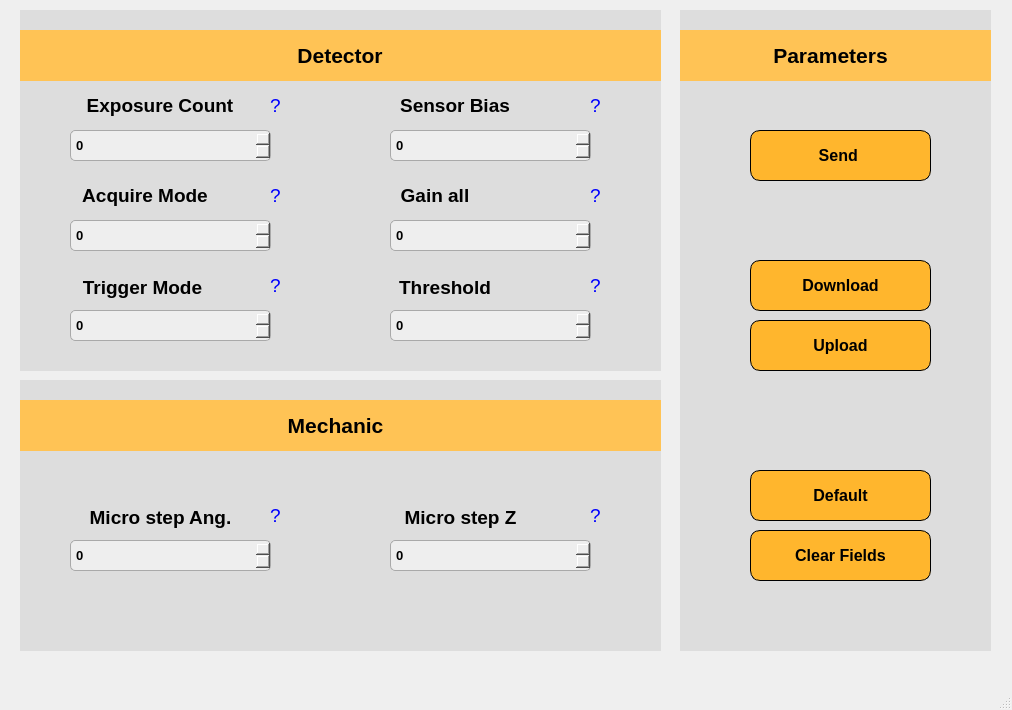
<?xml version="1.0" encoding="UTF-8"?>
<ui version="4.0">
 <class>MainWindow</class>
 <widget class="QMainWindow" name="MainWindow">
  <property name="geometry">
   <rect>
    <x>0</x>
    <y>0</y>
    <width>1012</width>
    <height>710</height>
   </rect>
  </property>
  <property name="minimumSize">
   <size>
    <width>1012</width>
    <height>710</height>
   </size>
  </property>
  <property name="maximumSize">
   <size>
    <width>1012</width>
    <height>710</height>
   </size>
  </property>
  <property name="windowTitle">
   <string>Advanced Settings</string>
  </property>
  <property name="locale">
   <locale language="English" country="UnitedStates"/>
  </property>
  <widget class="QWidget" name="centralwidget">
   <widget class="QWidget" name="background1" native="true">
    <property name="geometry">
     <rect>
      <x>20</x>
      <y>10</y>
      <width>641</width>
      <height>361</height>
     </rect>
    </property>
    <property name="font">
     <font>
      <family>Segoe UI</family>
      <weight>75</weight>
      <bold>true</bold>
     </font>
    </property>
    <property name="styleSheet">
     <string notr="true">background-color: rgb(221, 221, 221)</string>
    </property>
    <widget class="QWidget" name="detector_background" native="true">
     <property name="geometry">
      <rect>
       <x>0</x>
       <y>20</y>
       <width>641</width>
       <height>51</height>
      </rect>
     </property>
     <property name="layoutDirection">
      <enum>Qt::LeftToRight</enum>
     </property>
     <property name="autoFillBackground">
      <bool>false</bool>
     </property>
     <property name="styleSheet">
      <string notr="true">QWidget {
    background-color: #ffc355; /* cor de fundo amarela */
    /*border-radius: 10px;*/

}
</string>
     </property>
     <widget class="QLabel" name="detector_label">
      <property name="geometry">
       <rect>
        <x>260</x>
        <y>10</y>
        <width>120</width>
        <height>30</height>
       </rect>
      </property>
      <property name="minimumSize">
       <size>
        <width>120</width>
        <height>0</height>
       </size>
      </property>
      <property name="font">
       <font>
        <family>Segoe UI</family>
        <pointsize>16</pointsize>
        <weight>75</weight>
        <bold>true</bold>
       </font>
      </property>
      <property name="layoutDirection">
       <enum>Qt::LeftToRight</enum>
      </property>
      <property name="styleSheet">
       <string notr="true">QLabel {
    border: none;
}
</string>
      </property>
      <property name="text">
       <string>Detector</string>
      </property>
      <property name="alignment">
       <set>Qt::AlignCenter</set>
      </property>
      <property name="wordWrap">
       <bool>false</bool>
      </property>
     </widget>
    </widget>
    <widget class="QLabel" name="acquire_mode">
     <property name="geometry">
      <rect>
       <x>50</x>
       <y>170</y>
       <width>150</width>
       <height>30</height>
      </rect>
     </property>
     <property name="minimumSize">
      <size>
       <width>150</width>
       <height>30</height>
      </size>
     </property>
     <property name="font">
      <font>
       <family>Segoe UI</family>
       <pointsize>14</pointsize>
       <weight>75</weight>
       <bold>true</bold>
      </font>
     </property>
     <property name="layoutDirection">
      <enum>Qt::LeftToRight</enum>
     </property>
     <property name="styleSheet">
      <string notr="true">QLabel {
    border: none;
}
</string>
     </property>
     <property name="text">
      <string>Acquire Mode</string>
     </property>
     <property name="alignment">
      <set>Qt::AlignCenter</set>
     </property>
     <property name="wordWrap">
      <bool>false</bool>
     </property>
    </widget>
    <widget class="QSpinBox" name="input_exposures">
     <property name="geometry">
      <rect>
       <x>50</x>
       <y>120</y>
       <width>201</width>
       <height>31</height>
      </rect>
     </property>
     <property name="font">
      <font>
       <family>Segoe UI</family>
       <pointsize>10</pointsize>
       <weight>75</weight>
       <bold>true</bold>
      </font>
     </property>
     <property name="styleSheet">
      <string notr="true">QSpinBox {
    background-color: rgb(238, 238, 238);
    border: 1px solid #a9a9a9;
    border-radius: 5px; 
    padding: 1px 3px; 
}


</string>
     </property>
     <property name="minimum">
      <number>-999999999</number>
     </property>
     <property name="maximum">
      <number>999999999</number>
     </property>
    </widget>
    <widget class="QSpinBox" name="input_acquire">
     <property name="geometry">
      <rect>
       <x>50</x>
       <y>210</y>
       <width>201</width>
       <height>31</height>
      </rect>
     </property>
     <property name="font">
      <font>
       <family>Segoe UI</family>
       <pointsize>10</pointsize>
       <weight>75</weight>
       <bold>true</bold>
      </font>
     </property>
     <property name="styleSheet">
      <string notr="true">QSpinBox {
    background-color: rgb(238, 238, 238);
    border: 1px solid #a9a9a9;
    border-radius: 5px; 
    padding: 1px 3px; 
}


</string>
     </property>
     <property name="minimum">
      <number>-999999999</number>
     </property>
     <property name="maximum">
      <number>999999999</number>
     </property>
    </widget>
    <widget class="QLabel" name="exposure_count">
     <property name="geometry">
      <rect>
       <x>50</x>
       <y>80</y>
       <width>180</width>
       <height>30</height>
      </rect>
     </property>
     <property name="minimumSize">
      <size>
       <width>150</width>
       <height>30</height>
      </size>
     </property>
     <property name="font">
      <font>
       <family>Segoe UI</family>
       <pointsize>14</pointsize>
       <weight>75</weight>
       <bold>true</bold>
      </font>
     </property>
     <property name="layoutDirection">
      <enum>Qt::LeftToRight</enum>
     </property>
     <property name="styleSheet">
      <string notr="true">QLabel {
    border: none;
}
</string>
     </property>
     <property name="text">
      <string>Exposure Count</string>
     </property>
     <property name="alignment">
      <set>Qt::AlignCenter</set>
     </property>
     <property name="wordWrap">
      <bool>false</bool>
     </property>
    </widget>
    <widget class="QPushButton" name="discr_exposures">
     <property name="geometry">
      <rect>
       <x>240</x>
       <y>80</y>
       <width>31</width>
       <height>31</height>
      </rect>
     </property>
     <property name="font">
      <font>
       <family>Segoe UI</family>
       <pointsize>14</pointsize>
       <weight>50</weight>
       <bold>false</bold>
      </font>
     </property>
     <property name="styleSheet">
      <string notr="true">QPushButton {
    border: none; /* Remove a borda */
    background-color: transparent; /* Fundo transparente */
    color: blue; /* Cor do texto em azul */
}
</string>
     </property>
     <property name="text">
      <string>?</string>
     </property>
    </widget>
    <widget class="QPushButton" name="discr_acquire_mode">
     <property name="geometry">
      <rect>
       <x>240</x>
       <y>170</y>
       <width>31</width>
       <height>31</height>
      </rect>
     </property>
     <property name="font">
      <font>
       <family>Segoe UI</family>
       <pointsize>14</pointsize>
       <weight>50</weight>
       <bold>false</bold>
      </font>
     </property>
     <property name="styleSheet">
      <string notr="true">QPushButton {
    border: none; /* Remove a borda */
    background-color: transparent; /* Fundo transparente */
    color: blue; /* Cor do texto em azul */
}
</string>
     </property>
     <property name="text">
      <string>?</string>
     </property>
    </widget>
    <widget class="QPushButton" name="discr_sensor_bias">
     <property name="geometry">
      <rect>
       <x>560</x>
       <y>80</y>
       <width>31</width>
       <height>31</height>
      </rect>
     </property>
     <property name="font">
      <font>
       <family>Segoe UI</family>
       <pointsize>14</pointsize>
       <weight>50</weight>
       <bold>false</bold>
      </font>
     </property>
     <property name="styleSheet">
      <string notr="true">QPushButton {
    border: none; /* Remove a borda */
    background-color: transparent; /* Fundo transparente */
    color: blue; /* Cor do texto em azul */
}
</string>
     </property>
     <property name="text">
      <string>?</string>
     </property>
    </widget>
    <widget class="QLabel" name="sensor_bias">
     <property name="geometry">
      <rect>
       <x>370</x>
       <y>80</y>
       <width>130</width>
       <height>30</height>
      </rect>
     </property>
     <property name="minimumSize">
      <size>
       <width>130</width>
       <height>30</height>
      </size>
     </property>
     <property name="font">
      <font>
       <family>Segoe UI</family>
       <pointsize>14</pointsize>
       <weight>75</weight>
       <bold>true</bold>
      </font>
     </property>
     <property name="layoutDirection">
      <enum>Qt::LeftToRight</enum>
     </property>
     <property name="styleSheet">
      <string notr="true">QLabel {
    border: none;
}
</string>
     </property>
     <property name="text">
      <string>Sensor Bias</string>
     </property>
     <property name="alignment">
      <set>Qt::AlignCenter</set>
     </property>
     <property name="wordWrap">
      <bool>false</bool>
     </property>
    </widget>
    <widget class="QSpinBox" name="input_sensor">
     <property name="geometry">
      <rect>
       <x>370</x>
       <y>120</y>
       <width>201</width>
       <height>31</height>
      </rect>
     </property>
     <property name="font">
      <font>
       <family>Segoe UI</family>
       <pointsize>10</pointsize>
       <weight>75</weight>
       <bold>true</bold>
      </font>
     </property>
     <property name="styleSheet">
      <string notr="true">QSpinBox {
    background-color: rgb(238, 238, 238);
    border: 1px solid #a9a9a9;
    border-radius: 5px; 
    padding: 1px 3px; 
}


</string>
     </property>
     <property name="minimum">
      <number>-999999999</number>
     </property>
     <property name="maximum">
      <number>999999999</number>
     </property>
    </widget>
    <widget class="QSpinBox" name="input_threshold">
     <property name="geometry">
      <rect>
       <x>370</x>
       <y>300</y>
       <width>201</width>
       <height>31</height>
      </rect>
     </property>
     <property name="font">
      <font>
       <family>Segoe UI</family>
       <pointsize>10</pointsize>
       <weight>75</weight>
       <bold>true</bold>
      </font>
     </property>
     <property name="styleSheet">
      <string notr="true">QSpinBox {
    background-color: rgb(238, 238, 238);
    border: 1px solid #a9a9a9;
    border-radius: 5px; 
    padding: 1px 3px; 
}


</string>
     </property>
     <property name="minimum">
      <number>-999999999</number>
     </property>
     <property name="maximum">
      <number>999999999</number>
     </property>
    </widget>
    <widget class="QLabel" name="gain_all">
     <property name="geometry">
      <rect>
       <x>370</x>
       <y>170</y>
       <width>90</width>
       <height>30</height>
      </rect>
     </property>
     <property name="minimumSize">
      <size>
       <width>90</width>
       <height>30</height>
      </size>
     </property>
     <property name="font">
      <font>
       <family>Segoe UI</family>
       <pointsize>14</pointsize>
       <weight>75</weight>
       <bold>true</bold>
      </font>
     </property>
     <property name="layoutDirection">
      <enum>Qt::LeftToRight</enum>
     </property>
     <property name="styleSheet">
      <string notr="true">QLabel {
    border: none;
}
</string>
     </property>
     <property name="text">
      <string>Gain all</string>
     </property>
     <property name="alignment">
      <set>Qt::AlignCenter</set>
     </property>
     <property name="wordWrap">
      <bool>false</bool>
     </property>
    </widget>
    <widget class="QSpinBox" name="input_gain">
     <property name="geometry">
      <rect>
       <x>370</x>
       <y>210</y>
       <width>201</width>
       <height>31</height>
      </rect>
     </property>
     <property name="font">
      <font>
       <family>Segoe UI</family>
       <pointsize>10</pointsize>
       <weight>75</weight>
       <bold>true</bold>
      </font>
     </property>
     <property name="styleSheet">
      <string notr="true">QSpinBox {
    background-color: rgb(238, 238, 238);
    border: 1px solid #a9a9a9;
    border-radius: 5px; 
    padding: 1px 3px; 
}


</string>
     </property>
     <property name="minimum">
      <number>-999999999</number>
     </property>
     <property name="maximum">
      <number>999999999</number>
     </property>
    </widget>
    <widget class="QPushButton" name="discr_threshold">
     <property name="geometry">
      <rect>
       <x>560</x>
       <y>260</y>
       <width>31</width>
       <height>31</height>
      </rect>
     </property>
     <property name="font">
      <font>
       <family>Segoe UI</family>
       <pointsize>14</pointsize>
       <weight>50</weight>
       <bold>false</bold>
      </font>
     </property>
     <property name="styleSheet">
      <string notr="true">QPushButton {
    border: none; /* Remove a borda */
    background-color: transparent; /* Fundo transparente */
    color: blue; /* Cor do texto em azul */
}
</string>
     </property>
     <property name="text">
      <string>?</string>
     </property>
    </widget>
    <widget class="QPushButton" name="discr_gain_all">
     <property name="geometry">
      <rect>
       <x>560</x>
       <y>170</y>
       <width>31</width>
       <height>31</height>
      </rect>
     </property>
     <property name="font">
      <font>
       <family>Segoe UI</family>
       <pointsize>14</pointsize>
       <weight>50</weight>
       <bold>false</bold>
      </font>
     </property>
     <property name="styleSheet">
      <string notr="true">QPushButton {
    border: none; /* Remove a borda */
    background-color: transparent; /* Fundo transparente */
    color: blue; /* Cor do texto em azul */
}
</string>
     </property>
     <property name="text">
      <string>?</string>
     </property>
    </widget>
    <widget class="QLabel" name="threshold">
     <property name="geometry">
      <rect>
       <x>370</x>
       <y>260</y>
       <width>110</width>
       <height>35</height>
      </rect>
     </property>
     <property name="minimumSize">
      <size>
       <width>110</width>
       <height>35</height>
      </size>
     </property>
     <property name="font">
      <font>
       <family>Segoe UI</family>
       <pointsize>14</pointsize>
       <weight>75</weight>
       <bold>true</bold>
      </font>
     </property>
     <property name="layoutDirection">
      <enum>Qt::LeftToRight</enum>
     </property>
     <property name="styleSheet">
      <string notr="true">QLabel {
    border: none;
}
</string>
     </property>
     <property name="text">
      <string>Threshold</string>
     </property>
     <property name="alignment">
      <set>Qt::AlignCenter</set>
     </property>
     <property name="wordWrap">
      <bool>false</bool>
     </property>
    </widget>
    <widget class="QPushButton" name="discr_trigger_mode">
     <property name="geometry">
      <rect>
       <x>240</x>
       <y>260</y>
       <width>31</width>
       <height>31</height>
      </rect>
     </property>
     <property name="font">
      <font>
       <family>Segoe UI</family>
       <pointsize>14</pointsize>
       <weight>50</weight>
       <bold>false</bold>
      </font>
     </property>
     <property name="styleSheet">
      <string notr="true">QPushButton {
    border: none; /* Remove a borda */
    background-color: transparent; /* Fundo transparente */
    color: blue; /* Cor do texto em azul */
}
</string>
     </property>
     <property name="text">
      <string>?</string>
     </property>
    </widget>
    <widget class="QLabel" name="trigger_mode">
     <property name="geometry">
      <rect>
       <x>50</x>
       <y>260</y>
       <width>145</width>
       <height>35</height>
      </rect>
     </property>
     <property name="minimumSize">
      <size>
       <width>145</width>
       <height>35</height>
      </size>
     </property>
     <property name="font">
      <font>
       <family>Segoe UI</family>
       <pointsize>14</pointsize>
       <weight>75</weight>
       <bold>true</bold>
      </font>
     </property>
     <property name="layoutDirection">
      <enum>Qt::LeftToRight</enum>
     </property>
     <property name="styleSheet">
      <string notr="true">QLabel {
    border: none;
}
</string>
     </property>
     <property name="text">
      <string>Trigger Mode</string>
     </property>
     <property name="alignment">
      <set>Qt::AlignCenter</set>
     </property>
     <property name="wordWrap">
      <bool>false</bool>
     </property>
    </widget>
    <widget class="QSpinBox" name="input_trigger">
     <property name="geometry">
      <rect>
       <x>50</x>
       <y>300</y>
       <width>201</width>
       <height>31</height>
      </rect>
     </property>
     <property name="font">
      <font>
       <family>Segoe UI</family>
       <pointsize>10</pointsize>
       <weight>75</weight>
       <bold>true</bold>
      </font>
     </property>
     <property name="styleSheet">
      <string notr="true">QSpinBox {
    background-color: rgb(238, 238, 238);
    border: 1px solid #a9a9a9;
    border-radius: 5px; 
    padding: 1px 3px; 
}


</string>
     </property>
     <property name="minimum">
      <number>-999999999</number>
     </property>
     <property name="maximum">
      <number>999999999</number>
     </property>
    </widget>
   </widget>
   <widget class="QWidget" name="background2" native="true">
    <property name="geometry">
     <rect>
      <x>20</x>
      <y>380</y>
      <width>641</width>
      <height>271</height>
     </rect>
    </property>
    <property name="styleSheet">
     <string notr="true">background-color: rgb(221, 221, 221)</string>
    </property>
    <widget class="QPushButton" name="discr_micro_z">
     <property name="geometry">
      <rect>
       <x>560</x>
       <y>120</y>
       <width>31</width>
       <height>31</height>
      </rect>
     </property>
     <property name="font">
      <font>
       <family>Segoe UI</family>
       <pointsize>14</pointsize>
       <weight>50</weight>
       <bold>false</bold>
      </font>
     </property>
     <property name="styleSheet">
      <string notr="true">QPushButton {
    border: none; /* Remove a borda */
    background-color: transparent; /* Fundo transparente */
    color: blue; /* Cor do texto em azul */
}
</string>
     </property>
     <property name="text">
      <string>?</string>
     </property>
    </widget>
    <widget class="QLabel" name="micro_step_angular">
     <property name="geometry">
      <rect>
       <x>50</x>
       <y>120</y>
       <width>181</width>
       <height>35</height>
      </rect>
     </property>
     <property name="minimumSize">
      <size>
       <width>130</width>
       <height>35</height>
      </size>
     </property>
     <property name="font">
      <font>
       <family>Segoe UI</family>
       <pointsize>14</pointsize>
       <weight>75</weight>
       <bold>true</bold>
      </font>
     </property>
     <property name="layoutDirection">
      <enum>Qt::LeftToRight</enum>
     </property>
     <property name="styleSheet">
      <string notr="true">QLabel {
    border: none;
}
</string>
     </property>
     <property name="text">
      <string>Micro step Ang.</string>
     </property>
     <property name="alignment">
      <set>Qt::AlignCenter</set>
     </property>
     <property name="wordWrap">
      <bool>false</bool>
     </property>
    </widget>
    <widget class="QPushButton" name="discr_micro_ang">
     <property name="geometry">
      <rect>
       <x>240</x>
       <y>120</y>
       <width>31</width>
       <height>31</height>
      </rect>
     </property>
     <property name="font">
      <font>
       <family>Segoe UI</family>
       <pointsize>14</pointsize>
       <weight>50</weight>
       <bold>false</bold>
      </font>
     </property>
     <property name="styleSheet">
      <string notr="true">QPushButton {
    border: none; /* Remove a borda */
    background-color: transparent; /* Fundo transparente */
    color: blue; /* Cor do texto em azul */
}
</string>
     </property>
     <property name="text">
      <string>?</string>
     </property>
    </widget>
    <widget class="QSpinBox" name="input_microang">
     <property name="geometry">
      <rect>
       <x>50</x>
       <y>160</y>
       <width>201</width>
       <height>31</height>
      </rect>
     </property>
     <property name="font">
      <font>
       <family>Segoe UI</family>
       <pointsize>10</pointsize>
       <weight>75</weight>
       <bold>true</bold>
      </font>
     </property>
     <property name="styleSheet">
      <string notr="true">QSpinBox {
    background-color: rgb(238, 238, 238);
    border: 1px solid #a9a9a9;
    border-radius: 5px; 
    padding: 1px 3px; 
}


</string>
     </property>
     <property name="minimum">
      <number>-999999999</number>
     </property>
     <property name="maximum">
      <number>999999999</number>
     </property>
    </widget>
    <widget class="QSpinBox" name="input_microz">
     <property name="geometry">
      <rect>
       <x>370</x>
       <y>160</y>
       <width>201</width>
       <height>31</height>
      </rect>
     </property>
     <property name="font">
      <font>
       <family>Segoe UI</family>
       <pointsize>10</pointsize>
       <weight>75</weight>
       <bold>true</bold>
      </font>
     </property>
     <property name="styleSheet">
      <string notr="true">QSpinBox {
    background-color: rgb(238, 238, 238);
    border: 1px solid #a9a9a9;
    border-radius: 5px; 
    padding: 1px 3px; 
}


</string>
     </property>
     <property name="prefix">
      <string notr="true"/>
     </property>
     <property name="minimum">
      <number>-999999999</number>
     </property>
     <property name="maximum">
      <number>999999999</number>
     </property>
    </widget>
    <widget class="QLabel" name="micro_step_z">
     <property name="geometry">
      <rect>
       <x>370</x>
       <y>120</y>
       <width>141</width>
       <height>35</height>
      </rect>
     </property>
     <property name="minimumSize">
      <size>
       <width>130</width>
       <height>35</height>
      </size>
     </property>
     <property name="font">
      <font>
       <family>Segoe UI</family>
       <pointsize>14</pointsize>
       <weight>75</weight>
       <bold>true</bold>
      </font>
     </property>
     <property name="layoutDirection">
      <enum>Qt::LeftToRight</enum>
     </property>
     <property name="styleSheet">
      <string notr="true">QLabel {
    border: none;
}
</string>
     </property>
     <property name="text">
      <string>Micro step Z</string>
     </property>
     <property name="alignment">
      <set>Qt::AlignCenter</set>
     </property>
     <property name="wordWrap">
      <bool>false</bool>
     </property>
    </widget>
    <widget class="QWidget" name="mechanic_background_2" native="true">
     <property name="geometry">
      <rect>
       <x>0</x>
       <y>20</y>
       <width>641</width>
       <height>51</height>
      </rect>
     </property>
     <property name="layoutDirection">
      <enum>Qt::LeftToRight</enum>
     </property>
     <property name="autoFillBackground">
      <bool>false</bool>
     </property>
     <property name="styleSheet">
      <string notr="true">QWidget {
    background-color: #ffc355; /* cor de fundo amarela */
    /*border-radius: 10px;*/

}
</string>
     </property>
     <widget class="QLabel" name="mechanic_label_2">
      <property name="geometry">
       <rect>
        <x>250</x>
        <y>10</y>
        <width>131</width>
        <height>30</height>
       </rect>
      </property>
      <property name="minimumSize">
       <size>
        <width>130</width>
        <height>0</height>
       </size>
      </property>
      <property name="font">
       <font>
        <family>Segoe UI</family>
        <pointsize>16</pointsize>
        <weight>75</weight>
        <bold>true</bold>
       </font>
      </property>
      <property name="layoutDirection">
       <enum>Qt::LeftToRight</enum>
      </property>
      <property name="styleSheet">
       <string notr="true">QLabel {
    border: none;
}
</string>
      </property>
      <property name="text">
       <string>Mechanic</string>
      </property>
      <property name="alignment">
       <set>Qt::AlignCenter</set>
      </property>
      <property name="wordWrap">
       <bool>false</bool>
      </property>
     </widget>
    </widget>
   </widget>
   <widget class="QWidget" name="background3" native="true">
    <property name="geometry">
     <rect>
      <x>680</x>
      <y>10</y>
      <width>311</width>
      <height>641</height>
     </rect>
    </property>
    <property name="styleSheet">
     <string notr="true">background-color: rgb(221, 221, 221)</string>
    </property>
    <widget class="QWidget" name="execute_background" native="true">
     <property name="geometry">
      <rect>
       <x>0</x>
       <y>20</y>
       <width>311</width>
       <height>51</height>
      </rect>
     </property>
     <property name="layoutDirection">
      <enum>Qt::LeftToRight</enum>
     </property>
     <property name="autoFillBackground">
      <bool>false</bool>
     </property>
     <property name="styleSheet">
      <string notr="true">QWidget {
    background-color: #ffc355; /* cor de fundo amarela */
    /*border-radius: 10px;*/

}
</string>
     </property>
     <widget class="QLabel" name="execute_label">
      <property name="geometry">
       <rect>
        <x>70</x>
        <y>10</y>
        <width>161</width>
        <height>30</height>
       </rect>
      </property>
      <property name="minimumSize">
       <size>
        <width>100</width>
        <height>0</height>
       </size>
      </property>
      <property name="font">
       <font>
        <family>Segoe UI</family>
        <pointsize>16</pointsize>
        <weight>75</weight>
        <bold>true</bold>
       </font>
      </property>
      <property name="layoutDirection">
       <enum>Qt::LeftToRight</enum>
      </property>
      <property name="styleSheet">
       <string notr="true">QLabel {
    border: none;
}
</string>
      </property>
      <property name="text">
       <string>Parameters</string>
      </property>
      <property name="alignment">
       <set>Qt::AlignCenter</set>
      </property>
      <property name="wordWrap">
       <bool>false</bool>
      </property>
     </widget>
    </widget>
    <widget class="QPushButton" name="download_json">
     <property name="geometry">
      <rect>
       <x>70</x>
       <y>250</y>
       <width>181</width>
       <height>51</height>
      </rect>
     </property>
     <property name="font">
      <font>
       <family>Segoe UI</family>
       <pointsize>12</pointsize>
       <weight>75</weight>
       <bold>true</bold>
      </font>
     </property>
     <property name="styleSheet">
      <string notr="true">QWidget {
    background-color: #FFB62D; /* cor de fundo amarela */
    border-radius: 10px; /* bordas arredondadas */
    border: 1px solid black; /* borda sólida preta */
}
</string>
     </property>
     <property name="text">
      <string>Download</string>
     </property>
    </widget>
    <widget class="QPushButton" name="upload_json">
     <property name="geometry">
      <rect>
       <x>70</x>
       <y>310</y>
       <width>181</width>
       <height>51</height>
      </rect>
     </property>
     <property name="font">
      <font>
       <family>Segoe UI</family>
       <pointsize>12</pointsize>
       <weight>75</weight>
       <bold>true</bold>
      </font>
     </property>
     <property name="styleSheet">
      <string notr="true">QWidget {
    background-color: #FFB62D; /* cor de fundo amarela */
    border-radius: 10px; /* bordas arredondadas */
    border: 1px solid black; /* borda sólida preta */
}
</string>
     </property>
     <property name="text">
      <string>Upload</string>
     </property>
    </widget>
    <widget class="QPushButton" name="clear_fields">
     <property name="geometry">
      <rect>
       <x>70</x>
       <y>520</y>
       <width>181</width>
       <height>51</height>
      </rect>
     </property>
     <property name="font">
      <font>
       <family>Segoe UI</family>
       <pointsize>12</pointsize>
       <weight>75</weight>
       <bold>true</bold>
      </font>
     </property>
     <property name="styleSheet">
      <string notr="true">QWidget {
    background-color: #FFB62D; /* cor de fundo amarela */
    border-radius: 10px; /* bordas arredondadas */
    border: 1px solid black; /* borda sólida preta */
}
</string>
     </property>
     <property name="text">
      <string>Clear Fields</string>
     </property>
    </widget>
    <widget class="QPushButton" name="send_parameters">
     <property name="geometry">
      <rect>
       <x>70</x>
       <y>120</y>
       <width>181</width>
       <height>51</height>
      </rect>
     </property>
     <property name="font">
      <font>
       <family>Segoe UI</family>
       <pointsize>12</pointsize>
       <weight>75</weight>
       <bold>true</bold>
      </font>
     </property>
     <property name="styleSheet">
      <string notr="true">QWidget {
    background-color: #FFB62D; /* cor de fundo amarela */
    border-radius: 10px; /* bordas arredondadas */
    border: 1px solid black; /* borda sólida preta */
}
</string>
     </property>
     <property name="text">
      <string>Send </string>
     </property>
    </widget>
    <widget class="QPushButton" name="default_json">
     <property name="geometry">
      <rect>
       <x>70</x>
       <y>460</y>
       <width>181</width>
       <height>51</height>
      </rect>
     </property>
     <property name="font">
      <font>
       <family>Segoe UI</family>
       <pointsize>12</pointsize>
       <weight>75</weight>
       <bold>true</bold>
      </font>
     </property>
     <property name="styleSheet">
      <string notr="true">QWidget {
    background-color: #FFB62D; /* cor de fundo amarela */
    border-radius: 10px; /* bordas arredondadas */
    border: 1px solid black; /* borda sólida preta */
}
</string>
     </property>
     <property name="text">
      <string>Default</string>
     </property>
    </widget>
   </widget>
  </widget>
  <widget class="QMenuBar" name="menubar">
   <property name="geometry">
    <rect>
     <x>0</x>
     <y>0</y>
     <width>1012</width>
     <height>21</height>
    </rect>
   </property>
  </widget>
  <widget class="QStatusBar" name="statusbar"/>
 </widget>
 <resources/>
 <connections/>
</ui>
